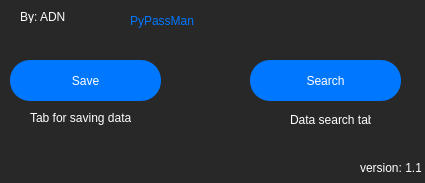
<?xml version="1.0" encoding="UTF-8"?>
<ui version="4.0">
 <class>Dialog</class>
 <widget class="QDialog" name="Dialog">
  <property name="geometry">
   <rect>
    <x>0</x>
    <y>0</y>
    <width>425</width>
    <height>183</height>
   </rect>
  </property>
  <property name="windowTitle">
   <string>Dialog</string>
  </property>
  <property name="autoFillBackground">
   <bool>false</bool>
  </property>
  <property name="styleSheet">
   <string notr="true">background-color: #282828;</string>
  </property>
  <widget class="QLabel" name="label_4">
   <property name="geometry">
    <rect>
     <x>130</x>
     <y>0</y>
     <width>161</width>
     <height>41</height>
    </rect>
   </property>
   <property name="styleSheet">
    <string notr="true">color: #0077FF;
font: 5 22pt &quot;Century Gothic&quot;;
</string>
   </property>
   <property name="text">
    <string>PyPassMan</string>
   </property>
  </widget>
  <widget class="QLabel" name="label_5">
   <property name="geometry">
    <rect>
     <x>20</x>
     <y>10</y>
     <width>47</width>
     <height>13</height>
    </rect>
   </property>
   <property name="styleSheet">
    <string notr="true">color: #FFFFFF;
font: 5 8pt &quot;Century Gothic&quot;;
</string>
   </property>
   <property name="text">
    <string>By: ADN</string>
   </property>
  </widget>
  <widget class="QLabel" name="label_3">
   <property name="geometry">
    <rect>
     <x>360</x>
     <y>160</y>
     <width>61</width>
     <height>16</height>
    </rect>
   </property>
   <property name="styleSheet">
    <string notr="true">color: #FFFFFF;
font: 5 8pt &quot;Century Gothic&quot;;
</string>
   </property>
   <property name="text">
    <string>version: 1.1</string>
   </property>
  </widget>
  <widget class="QPushButton" name="pushButton">
   <property name="geometry">
    <rect>
     <x>10</x>
     <y>60</y>
     <width>151</width>
     <height>41</height>
    </rect>
   </property>
   <property name="styleSheet">
    <string notr="true">color:#FFFFFF;
background-color: #0077FF;
border:none;
font: 5 12pt &quot;Century Gothic&quot;;
border-radius:20px;</string>
   </property>
   <property name="text">
    <string>Save</string>
   </property>
  </widget>
  <widget class="QLabel" name="label">
   <property name="geometry">
    <rect>
     <x>30</x>
     <y>110</y>
     <width>101</width>
     <height>16</height>
    </rect>
   </property>
   <property name="autoFillBackground">
    <bool>false</bool>
   </property>
   <property name="styleSheet">
    <string notr="true">color: #FFFFFF;
</string>
   </property>
   <property name="text">
    <string>Tab for saving data</string>
   </property>
  </widget>
  <widget class="QLabel" name="label_2">
   <property name="geometry">
    <rect>
     <x>290</x>
     <y>110</y>
     <width>81</width>
     <height>20</height>
    </rect>
   </property>
   <property name="styleSheet">
    <string notr="true">color: #FFFFFF;
</string>
   </property>
   <property name="text">
    <string>Data search tab</string>
   </property>
  </widget>
  <widget class="QPushButton" name="pushButton_2">
   <property name="geometry">
    <rect>
     <x>250</x>
     <y>60</y>
     <width>151</width>
     <height>41</height>
    </rect>
   </property>
   <property name="styleSheet">
    <string notr="true">color:#FFFFFF;
background-color: #0077FF;
border:none;
font: 5 12pt &quot;Century Gothic&quot;;
border-radius:20px;</string>
   </property>
   <property name="text">
    <string>Search</string>
   </property>
  </widget>
 </widget>
 <resources/>
 <connections/>
</ui>
